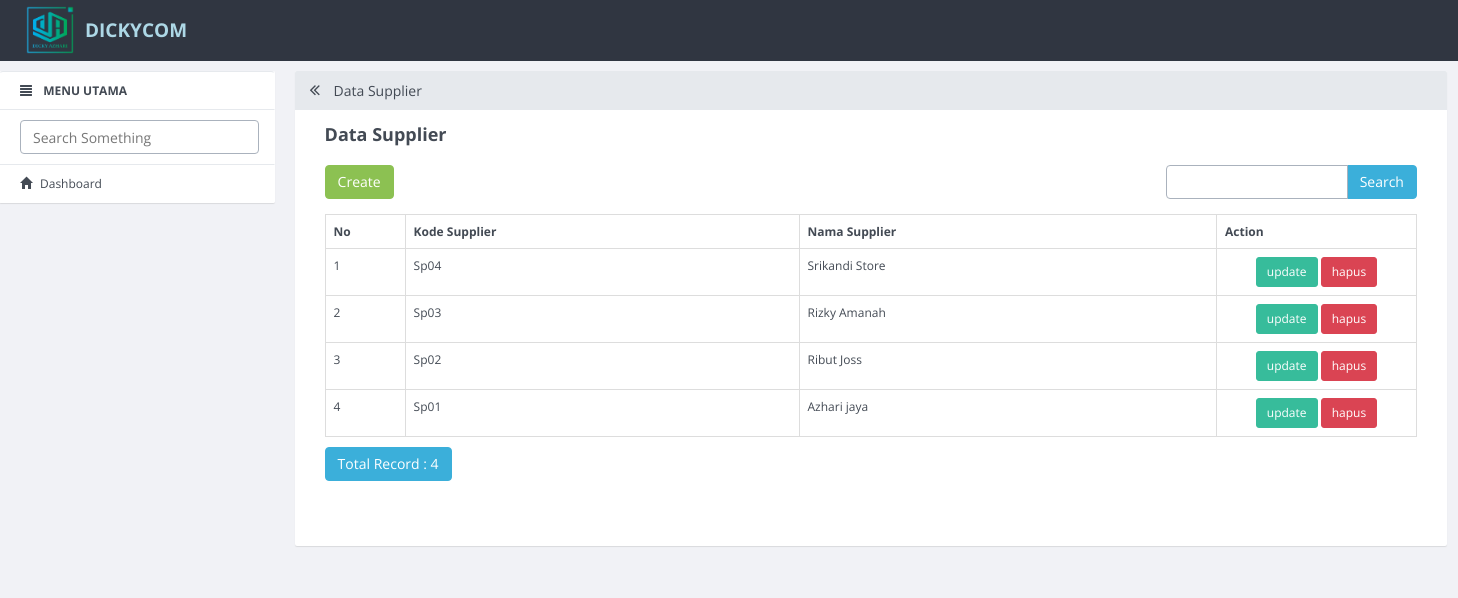
Page /index.php/supplier on the committed database.
### tables this page shows
CREATE TABLE `supplier` (
  `id_supplier` int(11) NOT NULL,
  `kode_supplier` varchar(10) DEFAULT NULL,
  `nama_supplier` varchar(50) DEFAULT NULL,
  `username` varchar(50) DEFAULT NULL,
  `password` varchar(50) DEFAULT NULL
);

### application/controllers/Supplier.php (called while the page is built, shortened)
<?php
class Supplier extends CI_Controller
{
    function __construct()
    {
        $this->load->model('Supplier_model');
        $this->load->library('form_validation');
    }
    public function index()
    {
        $q = urldecode($this->input->get('q', TRUE));
        $start = intval($this->input->get('start'));
        if ($q <> '') {
            $config['base_url'] = base_url() . 'supplier/index.html?q=' . urlencode($q);
            $config['first_url'] = base_url() . 'supplier/index.html?q=' . urlencode($q);
        } else {
            $config['base_url'] = base_url() . 'supplier/index.html';
            $config['first_url'] = base_url() . 'supplier/index.html';
        }
        $config['per_page'] = 10;
        $config['page_query_string'] = TRUE;
        $config['total_rows'] = $this->Supplier_model->total_rows($q);
        $supplier = $this->Supplier_model->get_limit_data($config['per_page'], $start, $q);
        $this->load->library('pagination');
        $this->pagination->initialize($config);
        $data = array(
            'supplier_data' => $supplier,
            'q' => $q,
            'pagination' => $this->pagination->create_links(),
            'total_rows' => $config['total_rows'],
            'start' => $start,
            'konten' => 'supplier/supplier_list',
            'judul' => 'Data Supplier',
        );
        $this->load->view('v_index', $data);
    }
}

### index.php (called while the page is built, shortened)
<?php
require_once BASEPATH.'core/CodeIgniter.php';

### application/config/config.php (called while the page is built, shortened)
<?php
$config['base_url'] = "http://".$_SERVER['HTTP_HOST'];
$config['base_url'] .= preg_replace('@/+$@','',dirname($_SERVER['SCRIPT_NAME'])).'/';
$config['index_page'] = '';
$config['uri_protocol']	= 'REQUEST_URI';
$config['url_suffix'] = '.html';
$config['language']	= 'english';
$config['charset'] = 'UTF-8';
$config['enable_hooks'] = FALSE;
$config['subclass_prefix'] = 'MY_';
$config['composer_autoload'] = FALSE;
$config['permitted_uri_chars'] = 'a-z 0-9~%.:_\-';
$config['enable_query_strings'] = FALSE;
$config['controller_trigger'] = 'c';
$config['function_trigger'] = 'm';
$config['directory_trigger'] = 'd';
$config['allow_get_array'] = TRUE;
$config['log_threshold'] = 0;
$config['log_path'] = '';
$config['log_file_extension'] = '';
$config['log_file_permissions'] = 0644;
$config['log_date_format'] = 'Y-m-d H:i:s';
$config['error_views_path'] = '';
$config['cache_path'] = '';
$config['cache_query_string'] = FALSE;
$config['encryption_key'] = '';
$config['sess_driver'] = 'files';
$config['sess_cookie_name'] = 'ci_session';
$config['sess_expiration'] = 7200;
$config['sess_save_path'] = NULL;
$config['sess_match_ip'] = FALSE;
$config['sess_time_to_update'] = 300;
$config['sess_regenerate_destroy'] = FALSE;
$config['cookie_prefix']	= '';
$config['cookie_domain']	= '';
$config['cookie_path']		= '/';
$config['cookie_secure']	= FALSE;
$config['cookie_httponly'] 	= FALSE;
$config['standardize_newlines'] = FALSE;
$config['global_xss_filtering'] = FALSE;
$config['csrf_protection'] = FALSE;
$config['csrf_token_name'] = 'csrf_test_name';
$config['csrf_cookie_name'] = 'csrf_cookie_name';
$config['csrf_expire'] = 7200;
$config['csrf_regenerate'] = TRUE;
$config['csrf_exclude_uris'] = array();
$config['compress_output'] = FALSE;
$config['time_reference'] = 'local';
$config['rewrite_short_tags'] = FALSE;
$config['proxy_ips'] = '';

### application/models/Supplier_model.php (called while the page is built, shortened)
<?php
class Supplier_model extends CI_Model
{
    public $table = 'supplier';
    public $id = 'id_supplier';
    public $order = 'DESC';
    function total_rows($q = NULL) {
        $this->db->like('id_supplier', $q);
	$this->db->or_like('kode_supplier', $q);
	$this->db->or_like('nama_supplier', $q);
	$this->db->from($this->table);
        return $this->db->count_all_results();
    }
    function get_limit_data($limit, $start = 0, $q = NULL) {
        $this->db->order_by($this->id, $this->order);
        $this->db->like('id_supplier', $q);
	$this->db->or_like('kode_supplier', $q);
	$this->db->or_like('nama_supplier', $q);
	$this->db->limit($limit, $start);
        return $this->db->get($this->table)->result();
    }
}

### application/views/supplier/supplier_list.php (the view, shortened to what this page needs)
<div class="row" style="margin-bottom: 10px">
            <div class="col-md-4">
                <?php echo anchor(site_url('supplier/create'),'Create', 'class="btn btn-success"'); ?>
            </div>
            <div class="col-md-4 text-center">
            </div>
            <div class="col-md-1 text-right">
            </div>
            <div class="col-md-3 text-right">
                <form action="<?php echo site_url('supplier/index'); ?>" class="form-inline" method="get">
                    <div class="input-group">
                        <input type="text" class="form-control" name="q" value="<?php echo $q; ?>">
                        <span class="input-group-btn">
                          <button class="btn btn-primary" type="submit">Search</button>
                        </span>
                    </div>
                </form>
            </div>
        </div>
        <table class="table table-bordered" style="margin-bottom: 10px">
            <tr>
                <th>No</th>
        <th>Kode Supplier</th>
        <th>Nama Supplier</th>
        <th>Action</th>
            </tr><?php
            foreach ($supplier_data as $supplier)
            {
                ?>
                <tr>
            <td width="80px"><?php echo ++$start ?></td>
            <td><?php echo $supplier->kode_supplier ?></td>
            <td><?php echo $supplier->nama_supplier ?></td>
            <td style="text-align:center" width="200px">
                <a href="supplier/update/<?php echo $supplier->id_supplier ?>" class="btn btn-info btn-sm">update</a>
				<a href="supplier/delete/<?php echo $supplier->id_supplier ?>" class="btn btn-danger btn-sm" onclick="javasciprt: return confirm('Are You Sure ?')">hapus</a>
            </td>
        </tr>
                <?php
            }
            ?>
        </table>
        <div class="row">
            <div class="col-md-6">
                <a href="#" class="btn btn-primary">Total Record : <?php echo $total_rows ?></a>
        </div>
            <div class="col-md-6 text-right">
            </div>
        </div>

### rows in the picture
supplier: kode_supplier "Sp04", nama_supplier "Srikandi Store"
supplier: kode_supplier "Sp03", nama_supplier "Rizky Amanah"
supplier: kode_supplier "Sp02", nama_supplier "Ribut Joss"
supplier: kode_supplier "Sp01", nama_supplier "Azhari jaya"

### other values in the picture
$judul "Data Supplier"
$total_rows "4"
